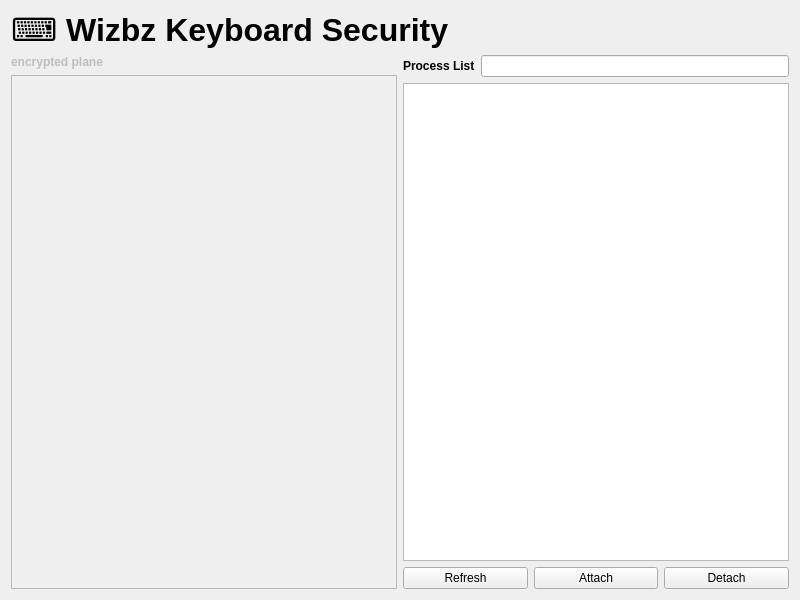
<?xml version="1.0" encoding="UTF-8"?>
<ui version="4.0">
 <class>Widget</class>
 <widget class="QWidget" name="Widget">
  <property name="geometry">
   <rect>
    <x>0</x>
    <y>0</y>
    <width>800</width>
    <height>600</height>
   </rect>
  </property>
  <property name="windowTitle">
   <string>Widget</string>
  </property>
  <layout class="QGridLayout" name="gridLayout_2">
   <item row="0" column="0">
    <layout class="QGridLayout" name="gridLayout">
     <item row="0" column="0">
      <widget class="QLabel" name="lbTitle">
       <property name="font">
        <font>
         <pointsize>24</pointsize>
         <bold>true</bold>
        </font>
       </property>
       <property name="text">
        <string>⌨️ Wizbz Keyboard Security</string>
       </property>
      </widget>
     </item>
     <item row="1" column="0">
      <layout class="QHBoxLayout" name="horizontalLayout_3">
       <item>
        <layout class="QVBoxLayout" name="verticalLayout">
         <item>
          <widget class="QLabel" name="lbEncryptedPlane">
           <property name="enabled">
            <bool>false</bool>
           </property>
           <property name="font">
            <font>
             <bold>true</bold>
            </font>
           </property>
           <property name="text">
            <string>encrypted plane</string>
           </property>
          </widget>
         </item>
         <item>
          <widget class="QPlainTextEdit" name="ptEncryptedInput">
           <property name="enabled">
            <bool>false</bool>
           </property>
           <property name="readOnly">
            <bool>true</bool>
           </property>
          </widget>
         </item>
        </layout>
       </item>
       <item>
        <layout class="QVBoxLayout" name="verticalLayout_2">
         <item>
          <layout class="QHBoxLayout" name="horizontalLayout">
           <item>
            <widget class="QLabel" name="lbProcessList">
             <property name="font">
              <font>
               <bold>true</bold>
              </font>
             </property>
             <property name="text">
              <string>Process List</string>
             </property>
            </widget>
           </item>
           <item>
            <widget class="QLineEdit" name="leProcessSearch"/>
           </item>
          </layout>
         </item>
         <item>
          <widget class="QListWidget" name="lwProcess"/>
         </item>
         <item>
          <layout class="QHBoxLayout" name="horizontalLayout_2">
           <item>
            <widget class="QPushButton" name="pbRefrsh">
             <property name="text">
              <string>Refresh</string>
             </property>
            </widget>
           </item>
           <item>
            <widget class="QPushButton" name="pbAttach">
             <property name="enabled">
              <bool>true</bool>
             </property>
             <property name="text">
              <string>Attach</string>
             </property>
            </widget>
           </item>
           <item>
            <widget class="QPushButton" name="pbDetach">
             <property name="text">
              <string>Detach</string>
             </property>
            </widget>
           </item>
          </layout>
         </item>
        </layout>
       </item>
      </layout>
     </item>
    </layout>
   </item>
  </layout>
 </widget>
 <resources/>
 <connections/>
</ui>
